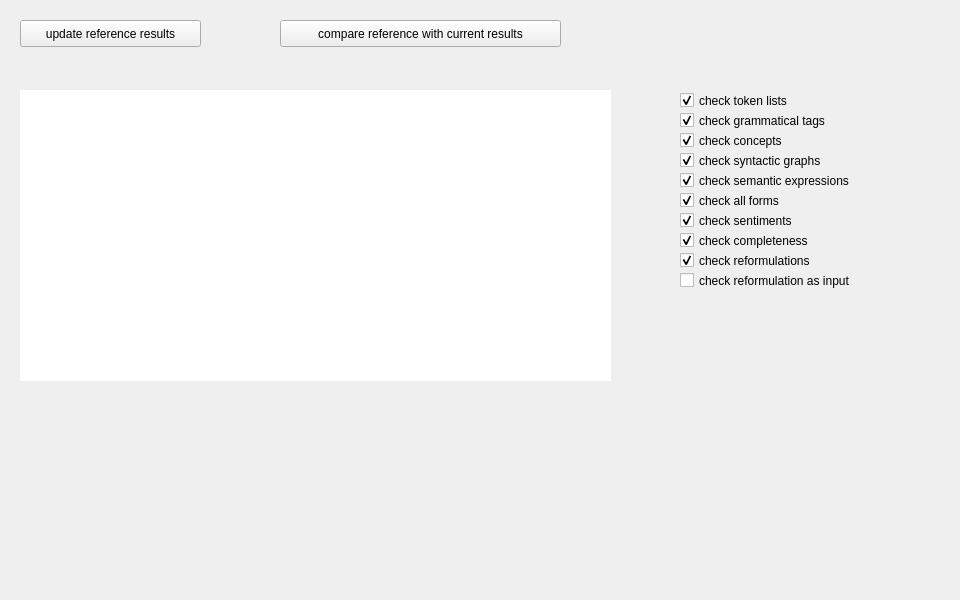
        <widget class="QWidget" name="tab_AATester_Logs_Compare">
         <attribute name="title">
          <string>Regression Tests</string>
         </attribute>
         <widget class="QPushButton" name="pushButton_AATester_Logs_Compare_OldXml">
          <property name="enabled">
           <bool>true</bool>
          </property>
          <property name="geometry">
           <rect>
            <x>20</x>
            <y>20</y>
            <width>181</width>
            <height>27</height>
           </rect>
          </property>
          <property name="text">
           <string>update reference results</string>
          </property>
         </widget>
         <widget class="QPushButton" name="pushButton_AATester_Logs_Compare_NewXml">
          <property name="enabled">
           <bool>true</bool>
          </property>
          <property name="geometry">
           <rect>
            <x>280</x>
            <y>20</y>
            <width>281</width>
            <height>27</height>
           </rect>
          </property>
          <property name="text">
           <string>compare reference with current results</string>
          </property>
         </widget>
         <widget class="QTextBrowser" name="textBrowser_AATester_Logs_Compare">
          <property name="geometry">
           <rect>
            <x>20</x>
            <y>90</y>
            <width>591</width>
            <height>291</height>
           </rect>
          </property>
          <property name="font">
           <font>
            <pointsize>10</pointsize>
           </font>
          </property>
          <property name="cursor" stdset="0">
           <cursorShape>ArrowCursor</cursorShape>
          </property>
          <property name="frameShape">
           <enum>QFrame::NoFrame</enum>
          </property>
          <property name="html">
           <string>&lt;!DOCTYPE HTML PUBLIC &quot;-//W3C//DTD HTML 4.0//EN&quot; &quot;http://www.w3.org/TR/REC-html40/strict.dtd&quot;&gt;
&lt;html&gt;&lt;head&gt;&lt;meta name=&quot;qrichtext&quot; content=&quot;1&quot; /&gt;&lt;meta charset=&quot;utf-8&quot; /&gt;&lt;style type=&quot;text/css&quot;&gt;
p, li { white-space: pre-wrap; }
&lt;/style&gt;&lt;/head&gt;&lt;body style=&quot; font-family:'Ubuntu'; font-size:10pt; font-weight:400; font-style:normal;&quot;&gt;
&lt;p style=&quot;-qt-paragraph-type:empty; margin-top:0px; margin-bottom:0px; margin-left:0px; margin-right:0px; -qt-block-indent:0; text-indent:0px; font-family:'DejaVu Sans Mono';&quot;&gt;&lt;br /&gt;&lt;/p&gt;&lt;/body&gt;&lt;/html&gt;</string>
          </property>
          <property name="textInteractionFlags">
           <set>Qt::LinksAccessibleByKeyboard|Qt::LinksAccessibleByMouse|Qt::TextBrowserInteraction|Qt::TextSelectableByKeyboard|Qt::TextSelectableByMouse</set>
          </property>
         </widget>
         <widget class="QLabel" name="label_AATester_Logs_Performances">
          <property name="geometry">
           <rect>
            <x>660</x>
            <y>330</y>
            <width>291</width>
            <height>261</height>
           </rect>
          </property>
          <property name="text">
           <string/>
          </property>
          <property name="alignment">
           <set>Qt::AlignLeading|Qt::AlignLeft|Qt::AlignTop</set>
          </property>
         </widget>
         <widget class="QCheckBox" name="checkBox_regressiontests_tokens">
          <property name="geometry">
           <rect>
            <x>680</x>
            <y>90</y>
            <width>211</width>
            <height>21</height>
           </rect>
          </property>
          <property name="text">
           <string>check token lists</string>
          </property>
          <property name="checked">
           <bool>true</bool>
          </property>
         </widget>
         <widget class="QCheckBox" name="checkBox_regressiontests_gramtags">
          <property name="geometry">
           <rect>
            <x>680</x>
            <y>110</y>
            <width>211</width>
            <height>21</height>
           </rect>
          </property>
          <property name="text">
           <string>check grammatical tags</string>
          </property>
          <property name="checked">
           <bool>true</bool>
          </property>
         </widget>
         <widget class="QCheckBox" name="checkBox_regressiontests_concepts">
          <property name="geometry">
           <rect>
            <x>680</x>
            <y>130</y>
            <width>211</width>
            <height>21</height>
           </rect>
          </property>
          <property name="text">
           <string>check concepts</string>
          </property>
          <property name="checked">
           <bool>true</bool>
          </property>
         </widget>
         <widget class="QCheckBox" name="checkBox_regressiontests_semexps">
          <property name="geometry">
           <rect>
            <x>680</x>
            <y>170</y>
            <width>211</width>
            <height>21</height>
           </rect>
          </property>
          <property name="text">
           <string>check semantic expressions</string>
          </property>
          <property name="checked">
           <bool>true</bool>
          </property>
         </widget>
         <widget class="QCheckBox" name="checkBox_regressiontests_syntgraph">
          <property name="geometry">
           <rect>
            <x>680</x>
            <y>150</y>
            <width>211</width>
            <height>21</height>
           </rect>
          </property>
          <property name="text">
           <string>check syntactic graphs</string>
          </property>
          <property name="checked">
           <bool>true</bool>
          </property>
         </widget>
         <widget class="QCheckBox" name="checkBox_regressiontests_reformulations">
          <property name="geometry">
           <rect>
            <x>680</x>
            <y>250</y>
            <width>211</width>
            <height>21</height>
           </rect>
          </property>
          <property name="text">
           <string>check reformulations</string>
          </property>
          <property name="checked">
           <bool>true</bool>
          </property>
         </widget>
         <widget class="QCheckBox" name="checkBox_regressiontests_completeness">
          <property name="geometry">
           <rect>
            <x>680</x>
            <y>230</y>
            <width>211</width>
            <height>21</height>
           </rect>
          </property>
          <property name="text">
           <string>check completeness</string>
          </property>
          <property name="checked">
           <bool>true</bool>
          </property>
         </widget>
         <widget class="QCheckBox" name="checkBox_regressiontests_sentimentsinfos">
          <property name="geometry">
           <rect>
            <x>680</x>
            <y>210</y>
            <width>211</width>
            <height>21</height>
           </rect>
          </property>
          <property name="text">
           <string>check sentiments</string>
          </property>
          <property name="checked">
           <bool>true</bool>
          </property>
         </widget>
         <widget class="QCheckBox" name="checkBox_regressiontests_inputReformulation">
          <property name="enabled">
           <bool>true</bool>
          </property>
          <property name="geometry">
           <rect>
            <x>680</x>
            <y>270</y>
            <width>231</width>
            <height>21</height>
           </rect>
          </property>
          <property name="text">
           <string>check reformulation as input</string>
          </property>
          <property name="checked">
           <bool>false</bool>
          </property>
         </widget>
         <widget class="QCheckBox" name="checkBox_regressiontests_allforms">
          <property name="geometry">
           <rect>
            <x>680</x>
            <y>190</y>
            <width>211</width>
            <height>21</height>
           </rect>
          </property>
          <property name="text">
           <string>check all forms</string>
          </property>
          <property name="checked">
           <bool>true</bool>
          </property>
         </widget>
        </widget>
